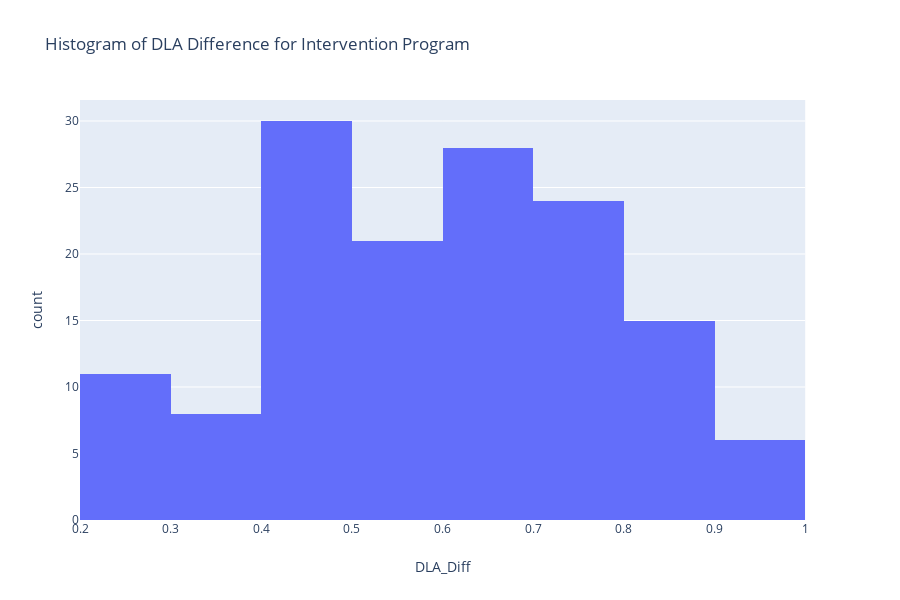

The notebook cell saved with this chart:
### Code cell
# PLot histogram of DLA_Diff for Intervention
px.histogram(df_intervention, x='DLA_Diff', 
              title='Histogram of DLA Difference for Intervention Program')

### Figure 1 — Plotly figure (JSON) as saved in the notebook; plotly's stock layout.template omitted (floating-point values rounded to 4 significant figures; data arrays with more than 128 entries replaced by an {"elided": "..."} marker saying what was removed)
{"data": [{"alignmentgroup": "True", "bingroup": "x", "hoverlabel": {"namelength": 0}, "hovertemplate": "DLA_Diff=%{x}<br>count=%{y}", "legendgroup": "", "marker": {"color": "#636efa"}, "name": "", "offsetgroup": "", "orientation": "v", "showlegend": false, "type": "histogram", "x": {"elided": "143 float values"}, "xaxis": "x", "yaxis": "y"}], "layout": {"barmode": "relative", "height": 600, "legend": {"tracegroupgap": 0}, "title": {"text": "Histogram of DLA Difference for Intervention Program"}, "xaxis": {"anchor": "y", "domain": [0, 0.98], "title": {"text": "DLA_Diff"}}, "yaxis": {"anchor": "x", "domain": [0, 1], "title": {"text": "count"}}}}
